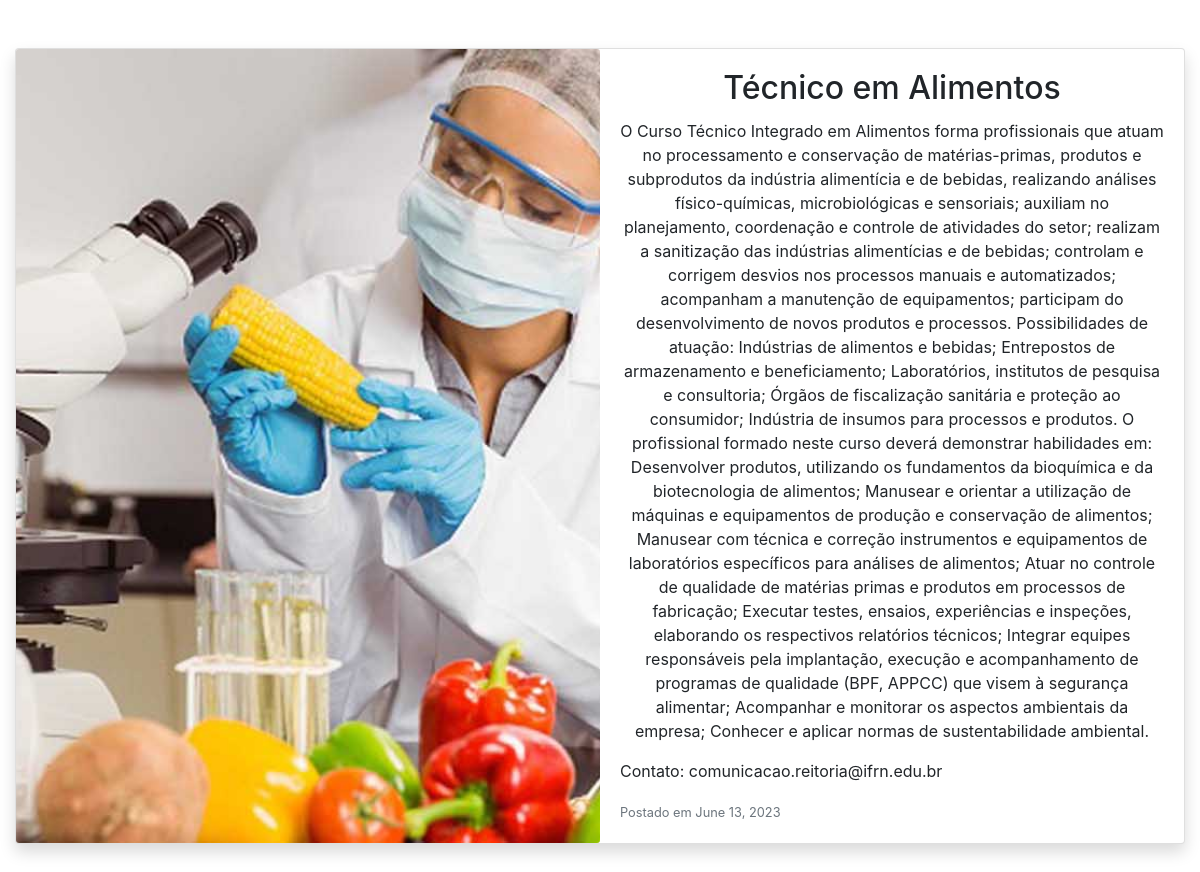
/detalhecurso/2, run on the app's committed database.
### curso/models.py (models this page shows, shortened)
class Curso(models.Model):
    nome = models.CharField(max_length = 100)
    descricao = models.TextField()
    data_criacao = models.DateField()
    acesso = models.EmailField()
    imagem = models.ImageField(upload_to = 'imagens')

### curso/views.py (the view)
# urls.py: path('detalhecurso/<int:id_curso>', detalhe_curso, name = 'detalhe_curso'),
def detalhe_curso(request, id_curso):
    curso = get_object_or_404(Curso, id = id_curso)
    context = {'objeto' : curso}
    return render(request,'curso/detalhecurso.html',context)

### curso/templates/curso/detalhecurso.html (shortened to what this page needs)
<!DOCTYPE html>
<html lang="pt-br">
<head>
    <link rel="stylesheet" href="https://stackpath.bootstrapcdn.com/bootstrap/4.3.1/css/bootstrap.min.css">
</head>
<body>
    <div class="container-fluid py-5">
        <div class="row">
            <div class="col-12">
                <div class="card mb-4 shadow">
                    <div class="row no-gutters">
                        <div class="col-lg-6">
                            <img class="card-img" src="{{ objeto.imagem.url }}" alt="Imagem do Curso" style="object-fit: cover; height: 100%;">
                        </div>
                        <div class="col-lg-6">
                            <div class="card-body">
                                <h2 class="card-title" style="text-align: center;">{{ objeto.nome }}</h2>
                                <p class="card-text" style="text-align: center;">{{ objeto.descricao }}</p>
                                <p class="card-text">Contato: {{ objeto.acesso }}</p>
                                <p class="card-text">
                                    <small class="text-muted">Postado em {{ objeto.data_criacao }}</small>
                                </p>
                            </div>
                        </div>
                    </div>
                </div>
            </div>
        </div>
    </div>
</body>
</html>

### data on the page
Curso: imagem (picture), nome "Técnico em Alimentos", descricao "O Curso Técnico Integrado em Alimentos forma profissionais que atuam no processamento e conservação de matérias-primas, produtos e subprodutos da indústria alimentícia e de bebidas, realizando análises físico-químicas, microbiológicas e sensoriais; auxiliam no planejamento, coordenação e controle de atividades do setor; realizam a sanitização das indústrias alimentícias e de bebidas; controlam e corrigem desvios nos processos manuais e automatizados; acompanham a manutenção de equipamentos; participam do desenvolvimento de novos produtos e processos. Possibilidades de atuação: Indústrias de alimentos e bebidas; Entrepostos de armazenamento e beneficiamento; Laboratórios, institutos de…", acesso "comunicacao.reitoria@ifrn.edu.br", data_criacao "June 13, 2023"
